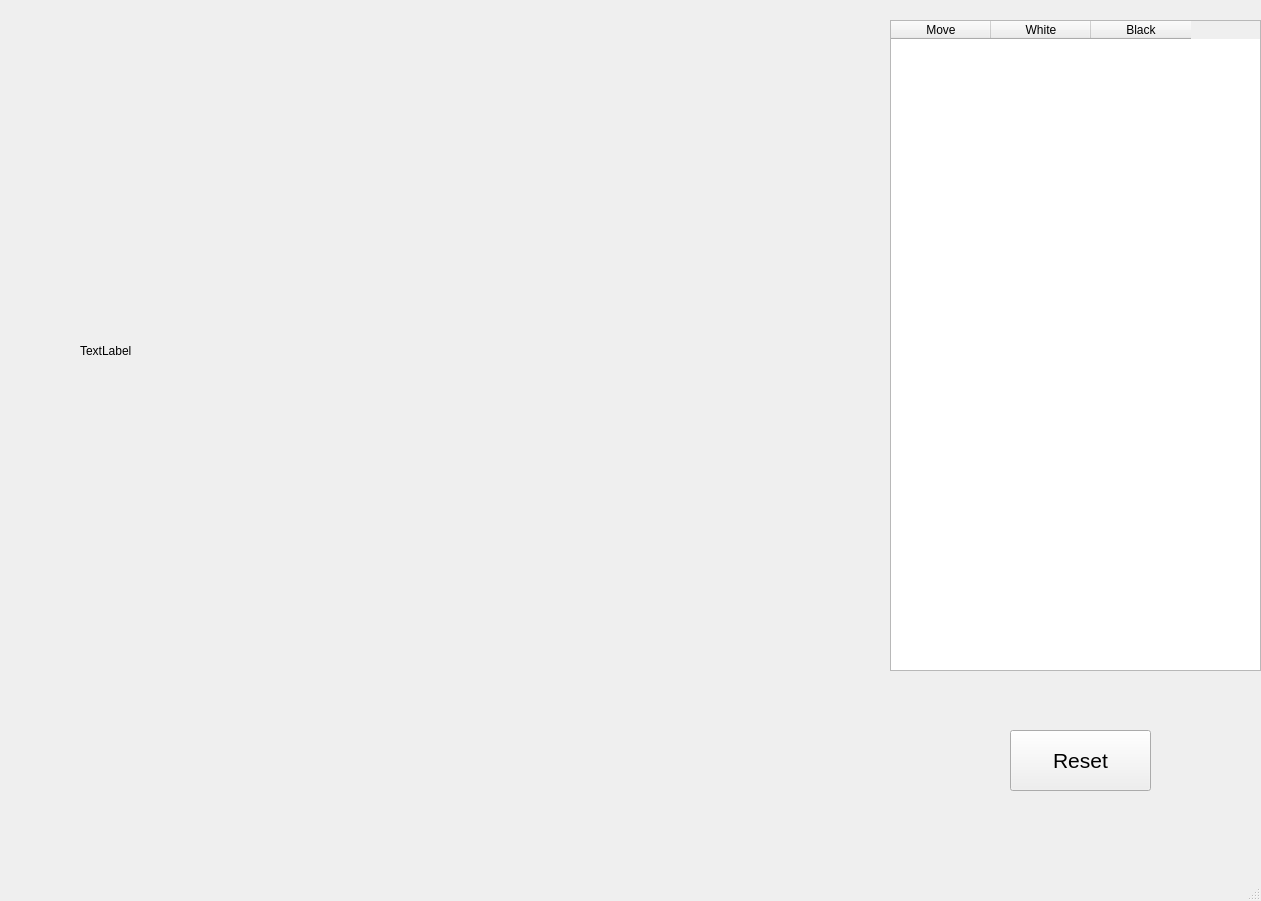
<?xml version="1.0" encoding="UTF-8"?>
<ui version="4.0">
 <class>MainWindow</class>
 <widget class="QMainWindow" name="MainWindow">
  <property name="geometry">
   <rect>
    <x>0</x>
    <y>0</y>
    <width>1261</width>
    <height>901</height>
   </rect>
  </property>
  <property name="windowTitle">
   <string>Chess</string>
  </property>
  <widget class="QWidget" name="centralwidget">
   <widget class="QPushButton" name="resetButton">
    <property name="geometry">
     <rect>
      <x>1010</x>
      <y>730</y>
      <width>141</width>
      <height>61</height>
     </rect>
    </property>
    <property name="font">
     <font>
      <pointsize>16</pointsize>
     </font>
    </property>
    <property name="text">
     <string>Reset</string>
    </property>
   </widget>
   <widget class="QTableWidget" name="tableWidget">
    <property name="geometry">
     <rect>
      <x>890</x>
      <y>20</y>
      <width>371</width>
      <height>651</height>
     </rect>
    </property>
    <column>
     <property name="text">
      <string>Move</string>
     </property>
    </column>
    <column>
     <property name="text">
      <string>White</string>
     </property>
    </column>
    <column>
     <property name="text">
      <string>Black</string>
     </property>
    </column>
   </widget>
   <widget class="QLabel" name="label">
    <property name="geometry">
     <rect>
      <x>80</x>
      <y>30</y>
      <width>711</width>
      <height>641</height>
     </rect>
    </property>
    <property name="text">
     <string>TextLabel</string>
    </property>
   </widget>
  </widget>
  <widget class="QMenuBar" name="menubar">
   <property name="geometry">
    <rect>
     <x>0</x>
     <y>0</y>
     <width>1261</width>
     <height>26</height>
    </rect>
   </property>
  </widget>
  <widget class="QStatusBar" name="statusbar"/>
 </widget>
 <resources/>
 <connections/>
</ui>
